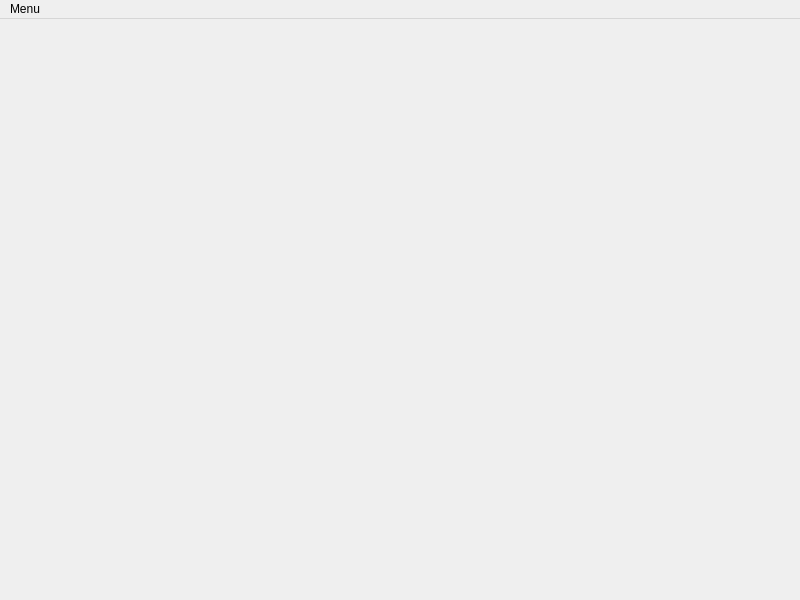
<?xml version="1.0" encoding="UTF-8"?>
<ui version="4.0">
 <class>MainWindow</class>
 <widget class="QMainWindow" name="MainWindow">
  <property name="geometry">
   <rect>
    <x>0</x>
    <y>0</y>
    <width>800</width>
    <height>600</height>
   </rect>
  </property>
  <property name="windowTitle">
   <string>MainWindow</string>
  </property>
  <widget class="QWidget" name="centralwidget">
   <widget class="QWidget" name="verticalLayoutWidget">
    <property name="geometry">
     <rect>
      <x>9</x>
      <y>9</y>
      <width>781</width>
      <height>581</height>
     </rect>
    </property>
    <layout class="QVBoxLayout" name="verticalLayout">
     <property name="sizeConstraint">
      <enum>QLayout::SizeConstraint::SetMaximumSize</enum>
     </property>
    </layout>
   </widget>
  </widget>
  <widget class="QMenuBar" name="menuBar">
   <property name="geometry">
    <rect>
     <x>0</x>
     <y>0</y>
     <width>800</width>
     <height>17</height>
    </rect>
   </property>
   <widget class="QMenu" name="menuMenu">
    <property name="title">
     <string>Menu</string>
    </property>
    <addaction name="actionR_initialiser"/>
   </widget>
   <addaction name="menuMenu"/>
  </widget>
  <action name="actionR_initialiser">
   <property name="text">
    <string>Réinitialiser</string>
   </property>
  </action>
 </widget>
 <resources/>
 <connections/>
</ui>
